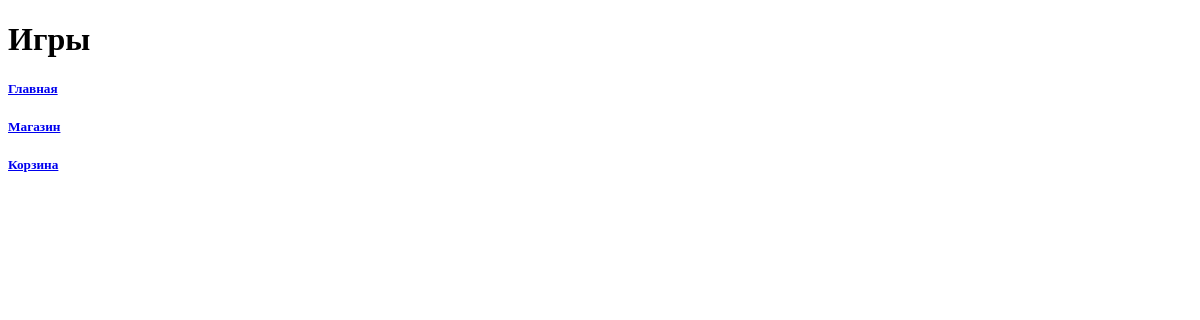
The page /games/ on the database as committed earlier.
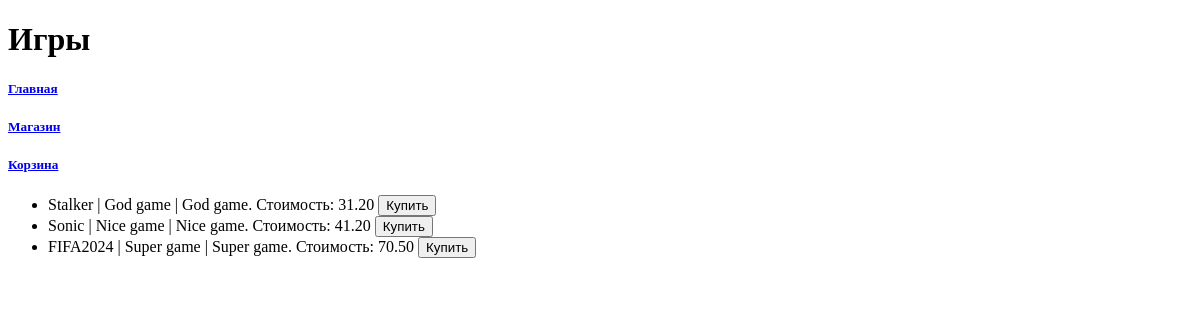
The same page on the database as committed later.
### task1/models.py (models this page shows, shortened)
class Game(models.Model):
    title = models.CharField(max_length=100)
    cost = models.DecimalField(max_digits=10, decimal_places=2)
    size = models.DecimalField(max_digits=10, decimal_places=2)
    description = models.TextField()
    age_limited = models.BooleanField(default=False)
    buyer = models.ManyToManyField(Buyer, related_name='games')

### task1/views.py (the view)
# urls.py: path('games/', get_games),
def get_games(request):
    games = Game.objects.all()
    context = {'games': games}
    return render(request, 'games.html', context)

### templates/games.html
{% extends "menu.html" %}
{% block pagename %}
    <h1>Игры</h1>
{% endblock %}
{% block menu %}
    {{block.super}}
{% endblock %}
{% block content %}
    <ul>
        {% for game in games %}
        <li>{{game.title}} | {{game.description}} | {{game.description}}. Стоимость: {{game.cost}} <button>Купить
        </button></li>
        {% endfor %}
    </ul>
{% endblock %}

### templates/menu.html (shortened to what this page needs)
<!DOCTYPE html>
<html lang="en">
<head>
</head>
<body>
    {% block pagename %}{% endblock %}
    {% block menu %}
    <a href="/platform"><h5>Главная</h5></a>
    <a href="/games"><h5>Магазин</h5></a>
    <a href="/cart"><h5>Корзина</h5></a>
    {% endblock %}
    {% block content %}
    {% endblock %}
</body>
</html>

Rows that differ between the two databases and show on the page:
added Game: title "Stalker", description "God game", cost "31.20"
added Game: title "Sonic", description "Nice game", cost "41.20"
added Game: title "FIFA2024", description "Super game", cost "70.50"
